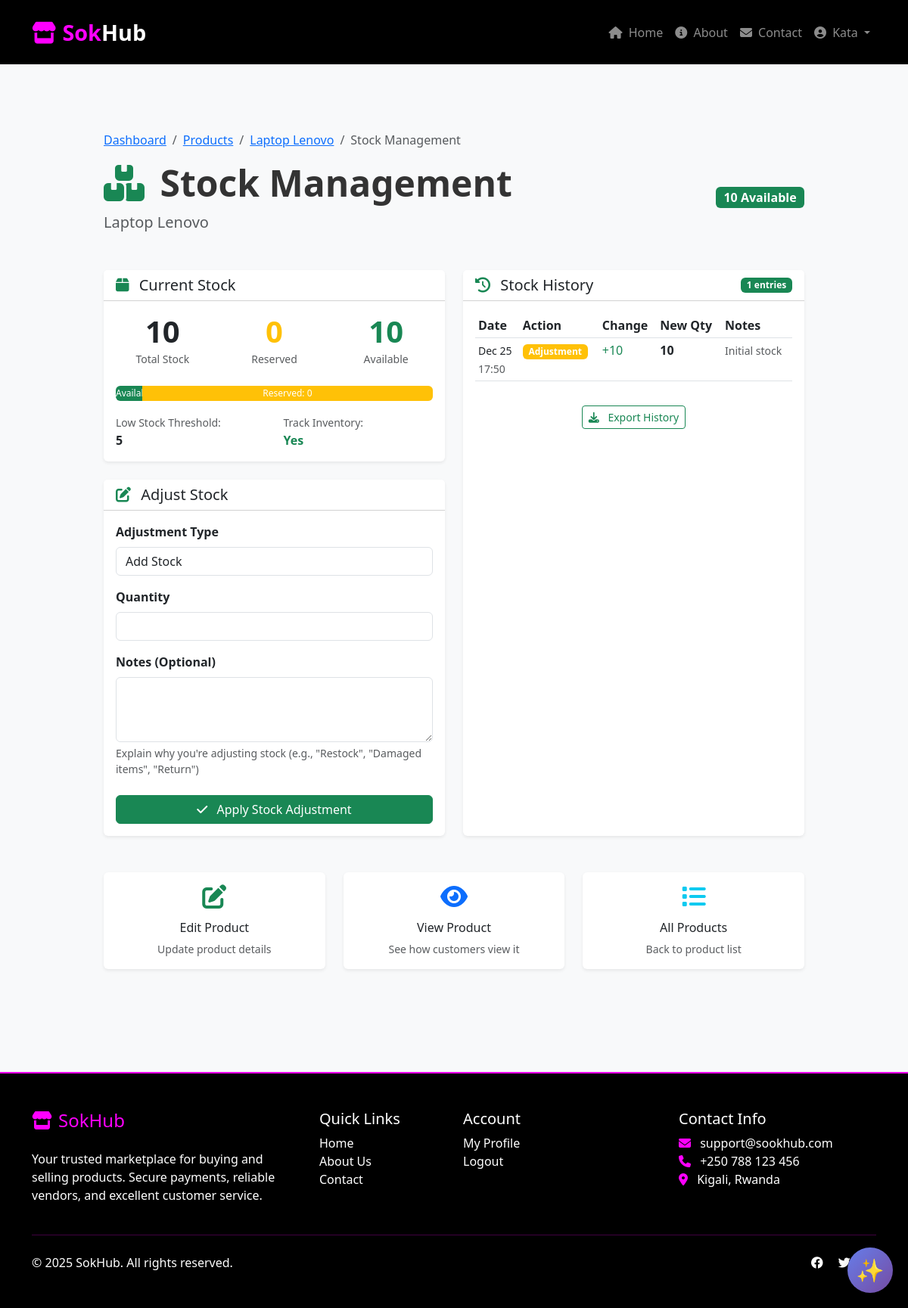
The page /vendor/products/15/stock/ (signed in) on the database as committed earlier.
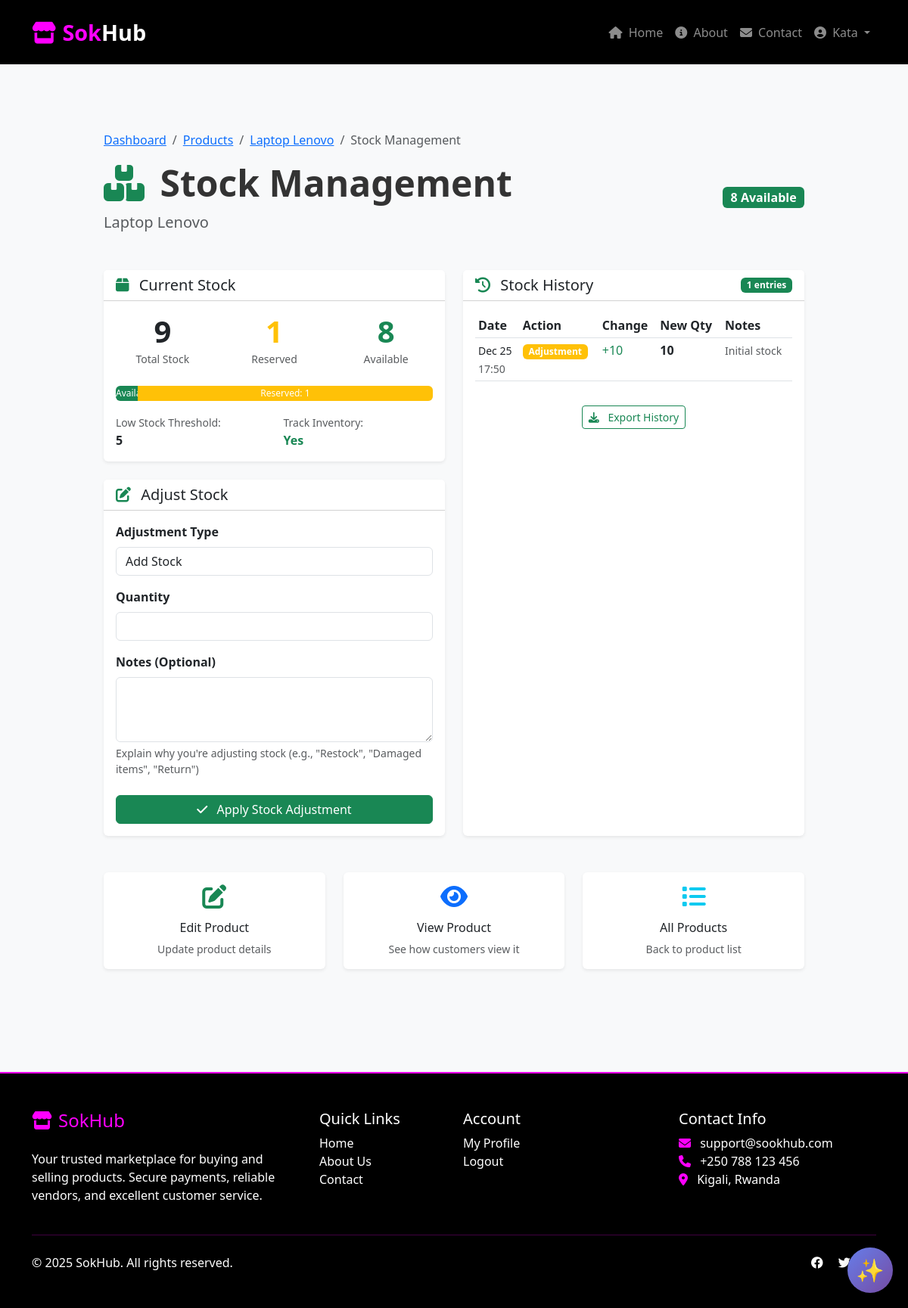
The same page on the database as committed later.
### product/models.py (models this page shows, shortened)
class Product(models.Model):
    STATUS_CHOICES = (
        ('draft', 'Draft'),
        ('active', 'Active'),
        ('out_of_stock', 'Out of Stock'),
        ('discontinued', 'Discontinued'),
        ('pending_review', 'Pending Review'),
    )
    name = models.CharField(max_length=200)
    slug = models.SlugField(max_length=200, unique=True)
    description = models.TextField()
    short_description = models.CharField(max_length=300, blank=True, null=True)
    vendor = models.ForeignKey('customer.User', on_delete=models.CASCADE,
                              limit_choices_to={'user_type': 'vendor'},
                              related_name='products')
    price = models.DecimalField(max_digits=10, decimal_places=2,
                               validators=[MinValueValidator(Decimal('0.01'))])
    compare_at_price = models.DecimalField(max_digits=10, decimal_places=2,
                                          null=True, blank=True,
                                          validators=[MinValueValidator(Decimal('0.01'))])
    sku = models.CharField(max_length=100, unique=True, blank=True, null=True)
    barcode = models.CharField(max_length=100, blank=True, null=True)
    quantity = models.IntegerField(default=0, validators=[MinValueValidator(0)])
    low_stock_threshold = models.IntegerField(default=5, validators=[MinValueValidator(1)])
    is_track_inventory = models.BooleanField(default=True)
    allow_backorder = models.BooleanField(default=False)
    category = models.ForeignKey(Category, on_delete=models.SET_NULL,
                                null=True, blank=True, related_name='products')
    tags = models.ManyToManyField('ProductTag', blank=True)
    status = models.CharField(max_length=20, choices=STATUS_CHOICES, default='draft')
    is_featured = models.BooleanField(default=False)
    is_available = models.BooleanField(default=True)
    requires_shipping = models.BooleanField(default=True)
    main_image = models.ImageField(upload_to=image_path, null=True, blank=True)
    meta_title = models.CharField(max_length=200, blank=True, null=True)
    meta_description = models.TextField(blank=True, null=True)
    view_count = models.IntegerField(default=0)
    purchase_count = models.IntegerField(default=0)
    average_rating = models.DecimalField(max_digits=3, decimal_places=2, default=0.00,
                                        validators=[MinValueValidator(0), MaxValueValidator(5)])
    reservation_count = models.IntegerField(default=0)  # Items reserved in carts
    last_restocked = models.DateTimeField(null=True, blank=True)
    created_at = models.DateTimeField(auto_now_add=True)
    updated_at = models.DateTimeField(auto_now=True)
    published_at = models.DateTimeField(null=True, blank=True)
    class Meta:
        ordering = ['-created_at']
        indexes = [
            models.Index(fields=['slug']),
            models.Index(fields=['status', 'is_available']),
            models.Index(fields=['vendor', 'status']),
            models.Index(fields=['category', 'is_available']),
        ]
    def get_available_quantity(self):
        try:
            return max(0, self.quantity - self.reservation_count)
        except:
            return 0
    def is_in_stock(self):
        if not self.is_track_inventory:
            return True
        if self.allow_backorder:
            return True
        return self.get_available_quantity() > 0

### product/views.py (the view)
# urls.py: path('vendor/products/<int:pk>/stock/', views.vendor_stock_management, name='vendor_stock_management'),
@login_required
@vendor_required
def vendor_stock_management(request, pk):
    product = get_object_or_404(Product, pk=pk, vendor=request.user)
    if request.method == 'POST':
        form = StockAdjustmentForm(request.POST)
        if form.is_valid():
            adjustment_type = form.cleaned_data['adjustment_type']
            quantity = form.cleaned_data['quantity']
            notes = form.cleaned_data['notes']
            try:
                with transaction.atomic():
                    old_quantity = product.quantity
                    if adjustment_type == 'add':
                        product.quantity += quantity
                        quantity_change = quantity
                    elif adjustment_type == 'remove':
                        if product.quantity >= quantity:
                            product.quantity -= quantity
                            quantity_change = -quantity
                        else:
                            messages.error(request, 'Cannot remove more stock than available.')
                            return redirect('vendor_stock_management', pk=pk)
                    else:  # set
                        quantity_change = quantity - old_quantity
                        product.quantity = quantity
                    product.save()
                    StockHistory.objects.create(
                        product=product,
                        action='adjustment',
                        quantity_change=quantity_change,
                        new_quantity=product.quantity,
                        notes=notes,
                        performed_by=request.user
                    )
                    messages.success(request, 'Stock updated successfully!')
                    return redirect('vendor_product_list')
            except Exception as e:
                messages.error(request, f'Error updating stock: {str(e)}')
    else:
        form = StockAdjustmentForm()
    stock_history = StockHistory.objects.filter(product=product).order_by('-created_at')[:20]
    context = {
        'product': product,
        'form': form,
        'stock_history': stock_history,
    }
    return render(request, 'vendor/stock_management.html', context)

### product/form.py
class StockAdjustmentForm(forms.Form):
    ADJUSTMENT_TYPES = (
        ('add', 'Add Stock'),
        ('remove', 'Remove Stock'),
        ('set', 'Set Stock'),
    )
    adjustment_type = forms.ChoiceField(
        choices=ADJUSTMENT_TYPES,
        widget=forms.Select(attrs={'class': 'form-control'})
    )
    quantity = forms.IntegerField(
        min_value=1,
        widget=forms.NumberInput(attrs={'class': 'form-control'})
    )
    notes = forms.CharField(
        required=False,
        widget=forms.Textarea(attrs={'class': 'form-control', 'rows': 3})
    )

### product/templates/vendor/stock_management.html (shortened to what the changed rows need)
{% extends "base.html" %}
{% block content %}
<div class="container py-5">
    <div class="row justify-content-center">
        <div class="col-lg-10">
            <div class="mb-5">
                <nav aria-label="breadcrumb">
                    <ol class="breadcrumb">
                        <li class="breadcrumb-item"><a href="{% url 'vendor_edit_product' product.pk %}">{{ product.name|truncatechars:30 }}</a></li>
                    </ol>
                </nav>
                <div class="d-flex justify-content-between align-items-center">
                    <div>
                        <h1 class="display-5 fw-bold">
                            <i class="fas fa-boxes me-2 text-success"></i> Stock Management
                        </h1>
                        <p class="lead text-muted mb-0">{{ product.name }}</p>
                    </div>
                    <div class="text-end">
                        <span class="badge bg-{% if product.is_in_stock %}success{% else %}danger{% endif %} fs-6">
                            {% if product.is_in_stock %}
                                {{ product.get_available_quantity }} Available
                            {% else %}
                                Out of Stock
                            {% endif %}
                        </span>
                    </div>
                </div>
            </div>
            <div class="row">
                <div class="col-lg-6 mb-4">
                    <div class="card shadow-sm mb-4">
                        <div class="card-body">
                            <div class="row text-center">
                                <div class="col-4">
                                    <div class="display-6 fw-bold">{{ product.quantity }}</div>
                                    <small class="text-muted">Total Stock</small>
                                </div>
                                <div class="col-4">
                                    <div class="display-6 fw-bold text-warning">{{ product.reservation_count }}</div>
                                    <small class="text-muted">Reserved</small>
                                </div>
                                <div class="col-4">
                                    <div class="display-6 fw-bold text-success">{{ product.get_available_quantity }}</div>
                                    <small class="text-muted">Available</small>
                                </div>
                            </div>
                            <div class="mt-4">
                                <div class="progress" style="height: 20px;">
                                    {% with available_percentage=product.get_available_quantity|floatformat:0 %}
                                    <div class="progress-bar bg-success"
                                         role="progressbar"
                                         style="width: {{ available_percentage }}%">
                                        Available: {{ product.get_available_quantity }}
                                    </div>
                                    <div class="progress-bar bg-warning"
                                         role="progressbar"
                                         style="width: {{ 100|add:available_percentage|floatformat:0 }}%">
                                        Reserved: {{ product.reservation_count }}
                                    </div>
                                    {% endwith %}
                                </div>
                            </div>
                            <div class="row mt-3">
                                <div class="col-6">
                                    <small class="text-muted">Low Stock Threshold:</small>
                                    <div class="fw-bold">{{ product.low_stock_threshold }}</div>
                                </div>
                            </div>
                        </div>
                    </div>
                </div>
                <div class="col-lg-6 mb-4">
                    <div class="card shadow-sm h-100">
                        <div class="card-body">
                            {% if stock_history %}
                            <div class="table-responsive">
                                <table class="table table-sm">
                                    <thead>
                                        <tr>
                                            <th>Date</th>
                                            <th>Action</th>
                                            <th>Change</th>
                                            <th>New Qty</th>
                                            <th>Notes</th>
                                        </tr>
                                    </thead>
                                </table>
                            </div>
                            {% else %}
                            <div class="text-center py-5">
                                <i class="fas fa-history fa-3x text-muted mb-3"></i>
                                <h5>No stock history</h5>
                                <p class="text-muted">Stock adjustments will appear here</p>
                            </div>
                            {% endif %}
                        </div>
                    </div>
                </div>
            </div>
        </div>
    </div>
</div>
{% endblock %}

Rows that differ between the two databases and show on the page:
changed Product "Laptop Lenovo": get_available_quantity "10" → "8"; quantity "10" → "9"; reservation_count "0" → "1"
Other text that changed with them:
{{ available_percentage }}: 10 → 8 (drawn)
{{ 100|add:available_percentage|floatformat:0 }}: 110 → 108 (drawn)
